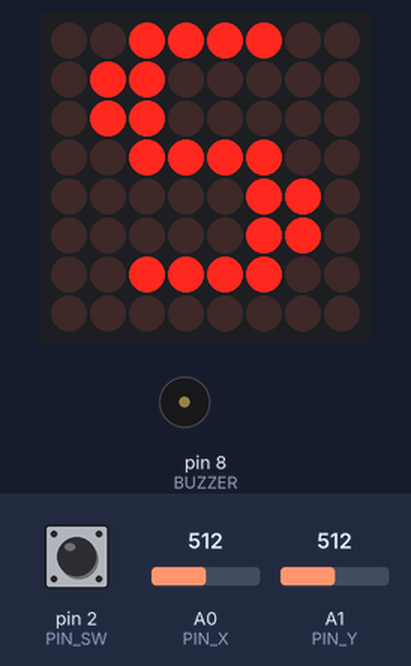
A sketch run on a simulated Arduino Uno, built with avr-gcc and run on an emulated ATmega328P. Parts: 8×8 LED matrix, buzzer (waves = sounding). The test bench sets the inputs (shaded band); at power-on: pin 2 (PIN_SW) HIGH, A0 (PIN_X) = 512, A1 (PIN_Y) = 512. Random numbers use the default seed unless the sketch sets one.

Above: at 1.2 s.
1.3 s: pin 2 (PIN_SW) pulled LOW for 0.15 s
At 1.75 s:
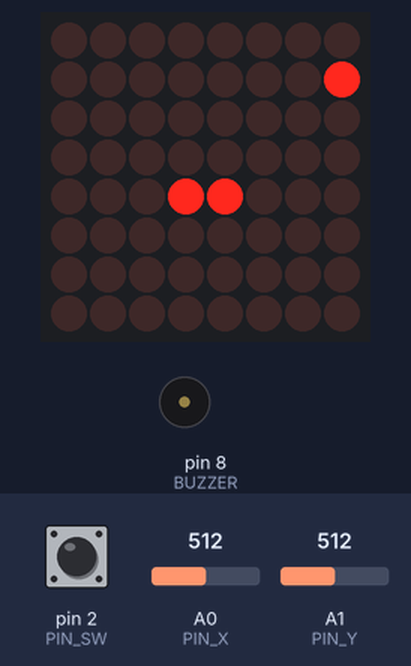
3.4 s: pin 2 (PIN_SW) pulled LOW for 3.2 s
At 5.19 s:
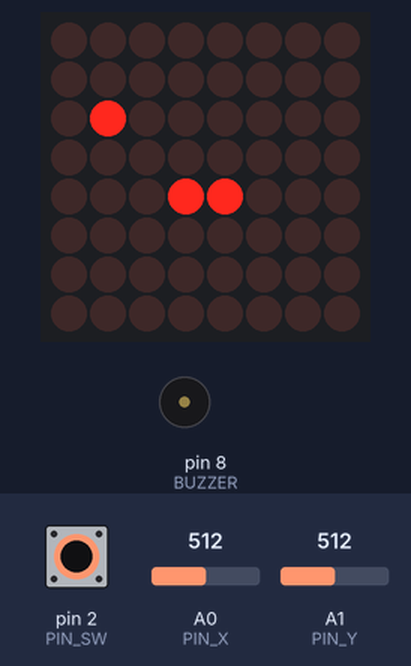
8.1 s: pin 2 (PIN_SW) pulled LOW for 3.2 s
At 9.9 s:
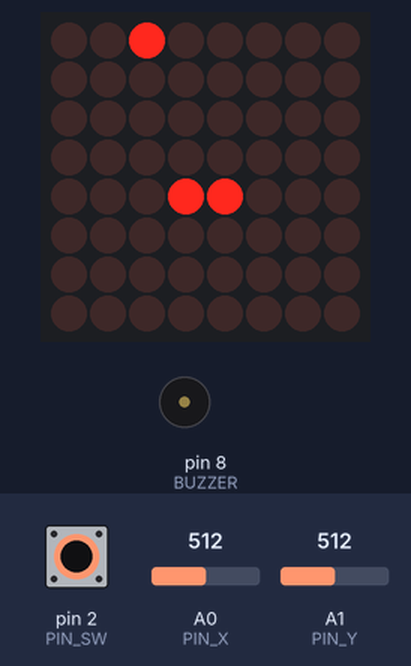
12.8 s: pin 2 (PIN_SW) pulled LOW for 3.2 s
At 14.61 s:
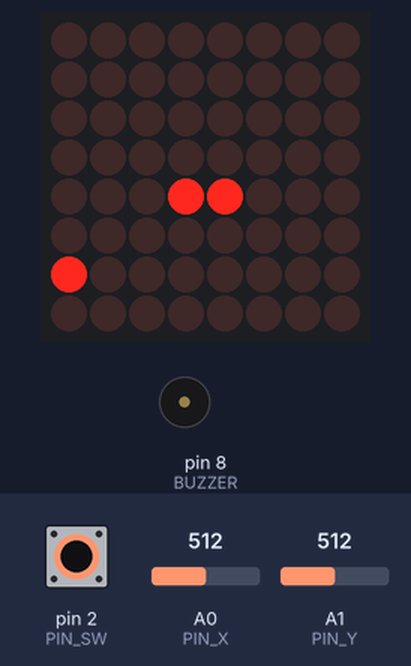
17.5 s: pin 2 (PIN_SW) pulled LOW for 3.2 s
At 19.33 s:
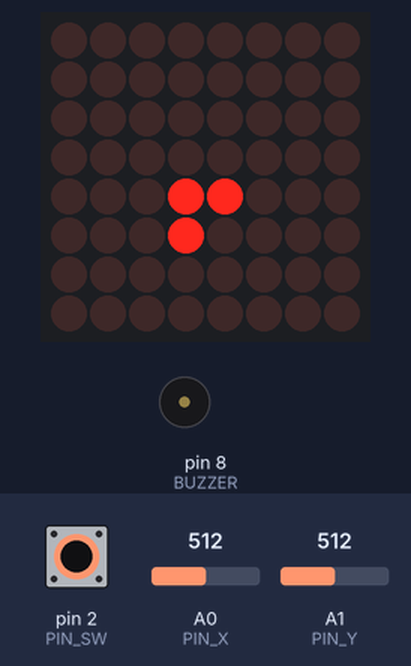
22.2 s: pin 2 (PIN_SW) pulled LOW for 3.2 s
At 24.04 s:
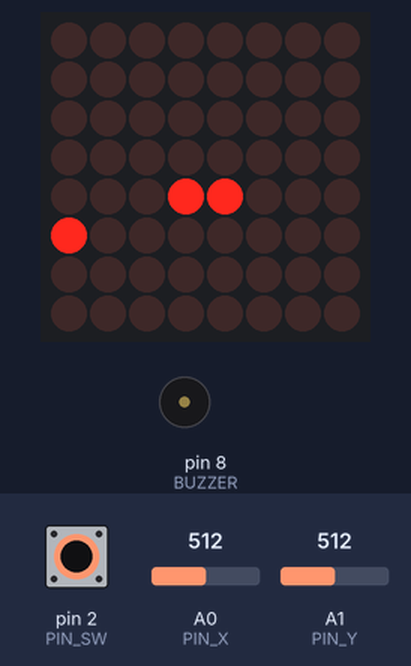
Timing chart, 0 to 27.9 s (numbered marks = the images above; inputs shaded):
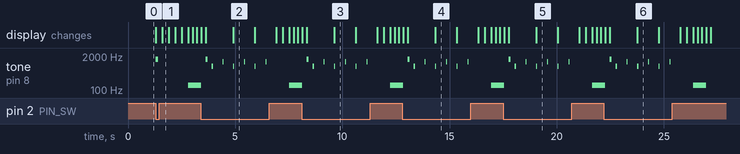

Measured:
- after the input at 1.3 s, tone on pin 8 (BUZZER): silent → 1500 Hz at once, → silent 0.10 s later, → 150 Hz 1.4 s later; the display: first changes at once (image 1 shows a later state)
- what the display in image 2 shows lasts 1.0 s, from 4.9 s to 5.9 s

The sketch:

Snake_ard_joystick_dotmatrix.ino
```cpp
#include "LedControl.h"

// Pin Definitions
const int PIN_X = A0;
const int PIN_Y = A1;
const int PIN_SW = 2;
const int BUZZER = 8;

// Matrix Pins: DIN (12), CLK (11), CS (10)
LedControl lc = LedControl(12, 11, 10, 1);

// Game Variables
int snakeX[64], snakeY[64];
int snakeLength = 2;
int foodX, foodY;
int dirX = 1, dirY = 0;
unsigned long lastMoveTime = 0;
int gameSpeed = 300;
bool gameOver = false;
bool gameRunning = false;

void setup() {
  pinMode(PIN_SW, INPUT_PULLUP);
  pinMode(BUZZER, OUTPUT);
  lc.shutdown(0, false);
  lc.setIntensity(0, 5);
  lc.clearDisplay(0);
  initGame();
}

void loop() {
  if (!gameRunning) {
    showStartScreen();
    if (digitalRead(PIN_SW) == LOW) {
      tone(BUZZER, 1500, 100);
      gameRunning = true;
      lc.clearDisplay(0);
      delay(300);
    }
    return;
  }

  if (gameOver) {
    showGameOver();
    return;
  }

  readJoystick();

  if (millis() - lastMoveTime > gameSpeed) {
    moveSnake();
    lastMoveTime = millis();
  }
}

void initGame() {
  snakeLength = 2;
  snakeX[0] = 3; snakeY[0] = 4;
  snakeX[1] = 2; snakeY[1] = 4;
  dirX = 1; dirY = 0;
  gameSpeed = 300;
  spawnFood();
}

void readJoystick() {
  int xVal = analogRead(PIN_X);
  int yVal = analogRead(PIN_Y);

  // X-Axis (Left/Right)
  if (xVal < 200 && dirX == 0) { dirX = -1; dirY = 0; }      // Left
  else if (xVal > 800 && dirX == 0) { dirX = 1; dirY = 0; } // Right

  // Y-Axis (Up/Down) - Swapped the < and > signs here to fix reversal
  else if (yVal < 200 && dirY == 0) { dirY = -1; dirX = 0; } // Now Up
  else if (yVal > 800 && dirY == 0) { dirY = 1; dirX = 0; }  // Now Down

  // Button (Pause) logic stays the same
  if (digitalRead(PIN_SW) == LOW) {
    tone(BUZZER, 800, 50);
    delay(500);
    while(digitalRead(PIN_SW) == HIGH) { }
    tone(BUZZER, 1200, 50);
    delay(500);
  }
}

void moveSnake() {
  int newHeadX = snakeX[0] + dirX;
  int newHeadY = snakeY[0] + dirY;

  if (newHeadX < 0 || newHeadX > 7 || newHeadY < 0 || newHeadY > 7) {
    gameOver = true; return;
  }

  for (int i = 0; i < snakeLength; i++) {
    if (newHeadX == snakeX[i] && newHeadY == snakeY[i]) {
      gameOver = true; return;
    }
  }

  if (newHeadX == foodX && newHeadY == foodY) {
    snakeLength++;
    tone(BUZZER, 1000, 40);
    spawnFood();
    if (gameSpeed > 80) gameSpeed -= 15;
  }

  for (int i = snakeLength - 1; i > 0; i--) {
    snakeX[i] = snakeX[i - 1];
    snakeY[i] = snakeY[i - 1];
  }

  snakeX[0] = newHeadX;
  snakeY[0] = newHeadY;
  draw();
}

void spawnFood() {
  foodX = random(0, 8);
  foodY = random(0, 8);
}

void draw() {
  lc.clearDisplay(0);
  lc.setLed(0, foodY, foodX, true);
  for (int i = 0; i < snakeLength; i++) {
    lc.setLed(0, snakeY[i], snakeX[i], true);
  }
}

void showStartScreen() {
  byte s[8] = {B00111100,B01100000,B01100000,B00111100,B00000110,B00000110,B00111100,B00000000};
  for(int i=0; i<8; i++) lc.setRow(0, i, s[i]);
}

void showGameOver() {
  tone(BUZZER, 150, 600);
  for (int i = 0; i < 2; i++) {
    lc.clearDisplay(0); delay(200);
    for(int r=0; r<8; r++) lc.setRow(0, r, B11111111);
    delay(200);
  }
  gameOver = false;
  gameRunning = false;
  initGame();
}
```
